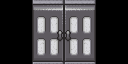

Below is a game level as drawn by its tile map, then a one-line description and the .tmx file that defines it, in full:
An orthogonal 4x2 tile map with 32x32 px tiles, 2 tile layers (Tile Layer 1, Tile Layer 2).

<map version="1.9" tiledversion="1.9.2" orientation="orthogonal" renderorder="right-down" width="4" height="2" tilewidth="32" tileheight="32" infinite="0" nextlayerid="3" nextobjectid="1">
 <tileset firstgid="1" source="../Stardewvalley/[Base]BaseChip_pipo.tsx" />
 <layer id="1" name="Tile Layer 1" width="4" height="2">
  <data encoding="csv">
0,455,455,0,
0,1073742279,1073742279,0
</data>
 </layer>
 <layer id="2" name="Tile Layer 2" width="4" height="2">
  <data encoding="csv">
0,2147484072,424,0,
0,2147484080,432,0
</data>
 </layer>
</map>
